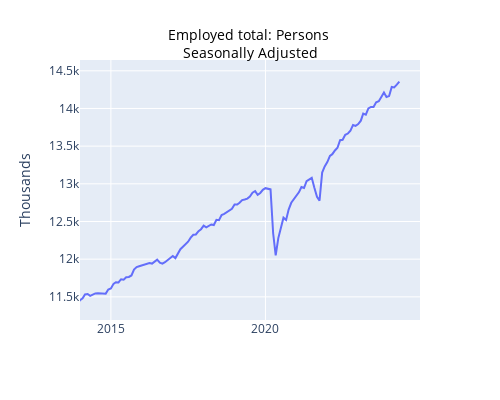

Write notebook code for a chart like this one.
### Code cell
startDateExample = datetime(2014, 1, 1)
endDateExample = datetime(2024, 12, 31)
seriesToGraph = 'A84423043C'

graph_series_abs(seriesToGraph, dataSetLF, startDateExample, endDateExample,1, metaDataDict)

### Figure 1 — Plotly figure (JSON) as saved in the notebook; plotly's stock layout.template omitted (floating-point values rounded to 4 significant figures; data arrays with more than 128 entries replaced by an {"elided": "..."} marker saying what was removed)
{"data": [{"hovertemplate": "Date=%{x}<br>A84423043C=%{y}<extra></extra>", "legendgroup": "", "line": {"color": "#636efa", "dash": "solid"}, "marker": {"symbol": "circle"}, "mode": "lines", "name": "", "orientation": "v", "showlegend": false, "type": "scatter", "x": {"elided": "556 str values"}, "xaxis": "x", "y": {"elided": "556 float values"}, "yaxis": "y"}], "layout": {"height": 400, "hovermode": "x", "legend": {"tracegroupgap": 0}, "margin": {"t": 60}, "title": {"font": {"color": "black", "size": 14}, "text": "Employed total: Persons <br>Seasonally Adjusted", "x": 0.5, "y": 0.9}, "width": 500, "xaxis": {"anchor": "y", "domain": [0, 1], "range": ["2014-01-01T00:00:00", "2024-12-31T00:00:00"], "title": {"text": " "}, "type": "date"}, "yaxis": {"anchor": "x", "domain": [0, 1], "range": [11190.0, 14640.0], "title": {"text": "Thousands"}, "type": "linear"}}}
